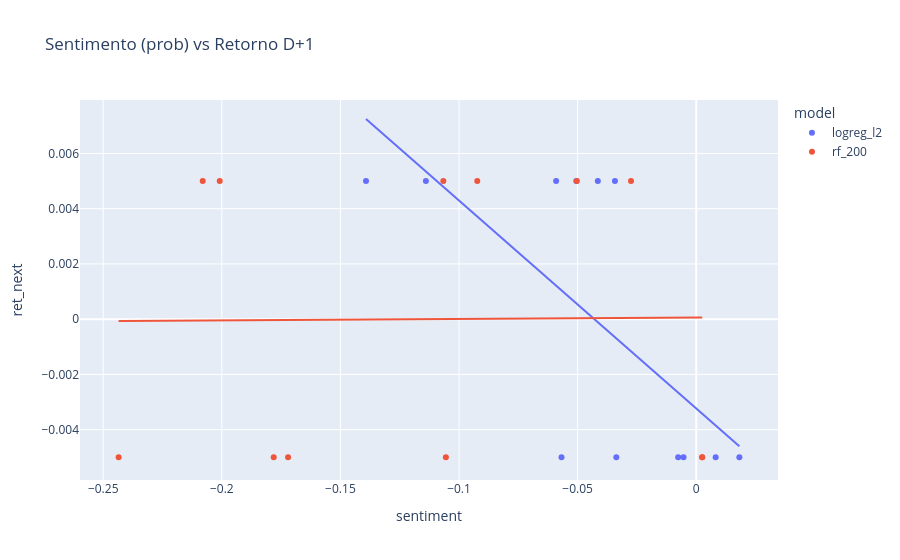
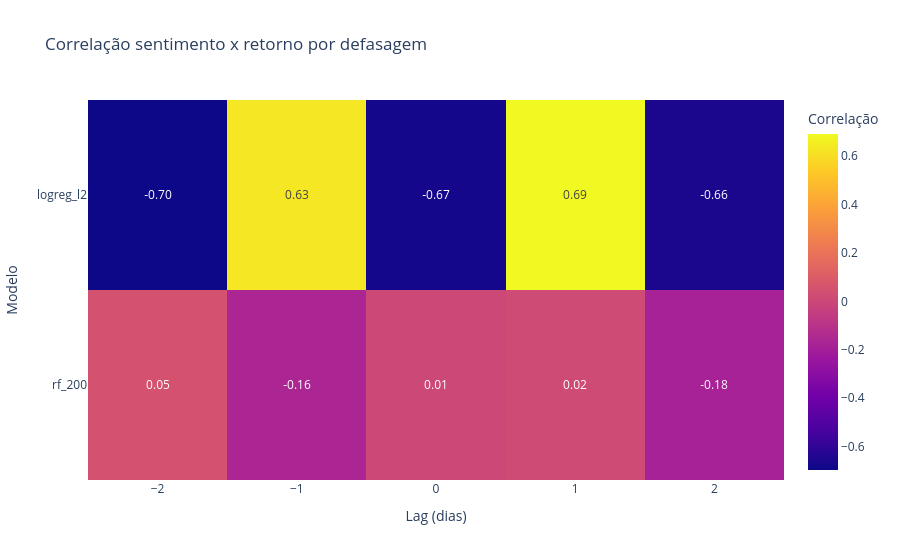
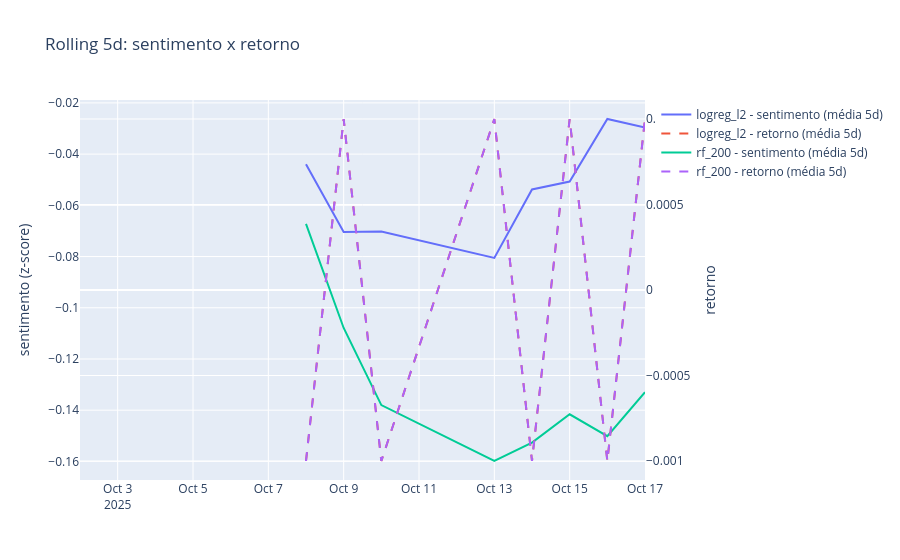

Notebook cell for these charts, in order:
### Code cell
# 6. Séries temporais e gráficos interativos
plots = {}

scatter_fig = px.scatter(
    df,
    x="sentiment",
    y="ret_next",
    color="model",
    trendline="ols",
    hover_data={"day": True, "signal_bucket": True},
    title="Sentimento (prob) vs Retorno D+1",
)
plots["scatter"] = scatter_fig
scatter_fig.show()

heatmap_fig = px.imshow(
    lag_pivot,
    labels=dict(x="Lag (dias)", y="Modelo", color="Correlação"),
    title="Correlação sentimento x retorno por defasagem",
    aspect="auto",
    text_auto=".2f",
)
plots["heatmap"] = heatmap_fig
heatmap_fig.show()

rolling_fig = go.Figure()
for model_name, sub in df.groupby("model"):
    ordered = sub.sort_values("day")
    ordered["sentiment_roll"] = ordered["sentiment"].rolling(5).mean()
    ordered["ret_roll"] = ordered["ret_next"].rolling(5).mean()
    rolling_fig.add_trace(
        go.Scatter(
            x=ordered["day"],
            y=ordered["sentiment_roll"],
            mode="lines",
            name=f"{model_name} - sentimento (média 5d)",
        )
    )
    rolling_fig.add_trace(
        go.Scatter(
            x=ordered["day"],
            y=ordered["ret_roll"],
            mode="lines",
            name=f"{model_name} - retorno (média 5d)",
            line=dict(dash="dash"),
            yaxis="y2",
        )
    )
rolling_fig.update_layout(
    title="Rolling 5d: sentimento x retorno",
    yaxis=dict(title="sentimento (z-score)"),
    yaxis2=dict(title="retorno", overlaying="y", side="right"),
)
plots["rolling"] = rolling_fig
rolling_fig.show()

### Figure 1 — Plotly figure (JSON) as saved in the notebook; plotly's stock layout.template omitted (floating-point values rounded to 4 significant figures)
{"data": [{"customdata": [["2025-10-02T00:00:00", "positivo"], ["2025-10-03T00:00:00", "neutro"], ["2025-10-06T00:00:00", "positivo"], ["2025-10-07T00:00:00", "negativo"], ["2025-10-08T00:00:00", "neutro"], ["2025-10-09T00:00:00", "negativo"], ["2025-10-10T00:00:00", "positivo"], ["2025-10-13T00:00:00", "neutro"], ["2025-10-14T00:00:00", "positivo"], ["2025-10-15T00:00:00", "neutro"], ["2025-10-16T00:00:00", "positivo"], ["2025-10-17T00:00:00", "neutro"]], "hovertemplate": "model=logreg_l2<br>sentiment=%{x}<br>ret_next=%{y}<br>day=%{customdata[0]}<br>signal_bucket=%{customdata[1]}<extra></extra>", "legendgroup": "logreg_l2", "marker": {"color": "#636efa", "symbol": "circle"}, "mode": "markers", "name": "logreg_l2", "orientation": "v", "showlegend": true, "type": "scatter", "x": [0.01817, -0.03428, -0.007619, -0.1392, -0.0568, -0.114, -0.03369, -0.05907, -0.00536, -0.04149, 0.008183, -0.05057], "xaxis": "x", "y": [-0.005, 0.005, -0.005, 0.005, -0.005, 0.005, -0.005, 0.005, -0.005, 0.005, -0.005, 0.005], "yaxis": "y"}, {"hovertemplate": "<b>OLS trendline</b><br>ret_next = -0.0753212 * sentiment + -0.00323704<br>R<sup>2</sup>=0.453780<br><br>model=logreg_l2<br>sentiment=%{x}<br>ret_next=%{y} <b>(trend)</b><extra></extra>", "legendgroup": "logreg_l2", "marker": {"color": "#636efa", "symbol": "circle"}, "mode": "lines", "name": "logreg_l2", "showlegend": false, "type": "scatter", "x": [-0.1392, -0.114, -0.05907, -0.0568, -0.05057, -0.04149, -0.03428, -0.03369, -0.007619, -0.00536, 0.008183, 0.01817], "xaxis": "x", "y": [0.007249, 0.005347, 0.001213, 0.001041, 0.000572, -0.0001121, -0.0006553, -0.0006991, -0.002663, -0.002833, -0.003853, -0.004606], "yaxis": "y"}, {"customdata": [["2025-10-02T00:00:00", "positivo"], ["2025-10-03T00:00:00", "positivo"], ["2025-10-06T00:00:00", "positivo"], ["2025-10-07T00:00:00", "negativo"], ["2025-10-08T00:00:00", "neutro"], ["2025-10-09T00:00:00", "negativo"], ["2025-10-10T00:00:00", "negativo"], ["2025-10-13T00:00:00", "negativo"], ["2025-10-14T00:00:00", "negativo"], ["2025-10-15T00:00:00", "neutro"], ["2025-10-16T00:00:00", "negativo"], ["2025-10-17T00:00:00", "neutro"]], "hovertemplate": "model=rf_200<br>sentiment=%{x}<br>ret_next=%{y}<br>day=%{customdata[0]}<br>signal_bucket=%{customdata[1]}<extra></extra>", "legendgroup": "rf_200", "marker": {"color": "#EF553B", "symbol": "circle"}, "mode": "markers", "name": "rf_200", "orientation": "v", "showlegend": true, "type": "scatter", "x": [0.0025, -0.0275, 0.0025, -0.208, -0.1055, -0.2009, -0.1781, -0.1066, -0.1721, -0.05035, -0.2435, -0.09231], "xaxis": "x", "y": [-0.005, 0.005, -0.005, 0.005, -0.005, 0.005, -0.005, 0.005, -0.005, 0.005, -0.005, 0.005], "yaxis": "y"}, {"hovertemplate": "<b>OLS trendline</b><br>ret_next = 0.000533603 * sentiment + 6.1361e-05<br>R<sup>2</sup>=0.000076<br><br>model=rf_200<br>sentiment=%{x}<br>ret_next=%{y} <b>(trend)</b><extra></extra>", "legendgroup": "rf_200", "marker": {"color": "#EF553B", "symbol": "circle"}, "mode": "lines", "name": "rf_200", "showlegend": false, "type": "scatter", "x": [-0.2435, -0.208, -0.2009, -0.1781, -0.1721, -0.1066, -0.1055, -0.09231, -0.05035, -0.0275, 0.0025, 0.0025], "xaxis": "x", "y": [-6.856e-05, -4.965e-05, -4.583e-05, -3.369e-05, -3.045e-05, 4.469e-06, 5.04e-06, 1.211e-05, 3.45e-05, 4.669e-05, 6.27e-05, 6.27e-05], "yaxis": "y"}], "layout": {"legend": {"title": {"text": "model"}, "tracegroupgap": 0}, "title": {"text": "Sentimento (prob) vs Retorno D+1"}, "xaxis": {"anchor": "y", "domain": [0.0, 1.0], "title": {"text": "sentiment"}}, "yaxis": {"anchor": "x", "domain": [0.0, 1.0], "title": {"text": "ret_next"}}}}

### Figure 2 — Plotly figure (JSON) as saved in the notebook; plotly's stock layout.template omitted (floating-point values rounded to 4 significant figures)
{"data": [{"coloraxis": "coloraxis", "hovertemplate": "Lag (dias): %{x}<br>Modelo: %{y}<br>Correlação: %{z}<extra></extra>", "name": "0", "texttemplate": "%{z:.2f}", "type": "heatmap", "x": [-2, -1, 0, 1, 2], "xaxis": "x", "y": ["logreg_l2", "rf_200"], "yaxis": "y", "z": [[-0.6964, 0.6324, -0.6736, 0.6912, -0.6585], [0.05231, -0.1625, 0.008709, 0.01744, -0.1815]]}], "layout": {"coloraxis": {"colorbar": {"title": {"text": "Correlação"}}, "colorscale": [[0.0, "#0d0887"], [0.1111, "#46039f"], [0.2222, "#7201a8"], [0.3333, "#9c179e"], [0.4444, "#bd3786"], [0.5556, "#d8576b"], [0.6667, "#ed7953"], [0.7778, "#fb9f3a"], [0.8889, "#fdca26"], [1.0, "#f0f921"]]}, "title": {"text": "Correlação sentimento x retorno por defasagem"}, "xaxis": {"anchor": "y", "domain": [0.0, 1.0], "title": {"text": "Lag (dias)"}}, "yaxis": {"anchor": "x", "autorange": "reversed", "domain": [0.0, 1.0], "title": {"text": "Modelo"}}}}

### Figure 3 — Plotly figure (JSON) as saved in the notebook; plotly's stock layout.template omitted (floating-point values rounded to 4 significant figures)
{"data": [{"mode": "lines", "name": "logreg_l2 - sentimento (média 5d)", "type": "scatter", "x": ["2025-10-02T00:00:00", "2025-10-03T00:00:00", "2025-10-06T00:00:00", "2025-10-07T00:00:00", "2025-10-08T00:00:00", "2025-10-09T00:00:00", "2025-10-10T00:00:00", "2025-10-13T00:00:00", "2025-10-14T00:00:00", "2025-10-15T00:00:00", "2025-10-16T00:00:00", "2025-10-17T00:00:00"], "y": [NaN, NaN, NaN, NaN, -0.04395, -0.07038, -0.07026, -0.08055, -0.05378, -0.05072, -0.02629, -0.02966]}, {"line": {"dash": "dash"}, "mode": "lines", "name": "logreg_l2 - retorno (média 5d)", "type": "scatter", "x": ["2025-10-02T00:00:00", "2025-10-03T00:00:00", "2025-10-06T00:00:00", "2025-10-07T00:00:00", "2025-10-08T00:00:00", "2025-10-09T00:00:00", "2025-10-10T00:00:00", "2025-10-13T00:00:00", "2025-10-14T00:00:00", "2025-10-15T00:00:00", "2025-10-16T00:00:00", "2025-10-17T00:00:00"], "y": [NaN, NaN, NaN, NaN, -0.001, 0.001, -0.001, 0.001, -0.001, 0.001, -0.001, 0.001], "yaxis": "y2"}, {"mode": "lines", "name": "rf_200 - sentimento (média 5d)", "type": "scatter", "x": ["2025-10-02T00:00:00", "2025-10-03T00:00:00", "2025-10-06T00:00:00", "2025-10-07T00:00:00", "2025-10-08T00:00:00", "2025-10-09T00:00:00", "2025-10-10T00:00:00", "2025-10-13T00:00:00", "2025-10-14T00:00:00", "2025-10-15T00:00:00", "2025-10-16T00:00:00", "2025-10-17T00:00:00"], "y": [NaN, NaN, NaN, NaN, -0.06722, -0.1079, -0.138, -0.1598, -0.1526, -0.1416, -0.1501, -0.133]}, {"line": {"dash": "dash"}, "mode": "lines", "name": "rf_200 - retorno (média 5d)", "type": "scatter", "x": ["2025-10-02T00:00:00", "2025-10-03T00:00:00", "2025-10-06T00:00:00", "2025-10-07T00:00:00", "2025-10-08T00:00:00", "2025-10-09T00:00:00", "2025-10-10T00:00:00", "2025-10-13T00:00:00", "2025-10-14T00:00:00", "2025-10-15T00:00:00", "2025-10-16T00:00:00", "2025-10-17T00:00:00"], "y": [NaN, NaN, NaN, NaN, -0.001, 0.001, -0.001, 0.001, -0.001, 0.001, -0.001, 0.001], "yaxis": "y2"}], "layout": {"title": {"text": "Rolling 5d: sentimento x retorno"}, "yaxis": {"title": {"text": "sentimento (z-score)"}}, "yaxis2": {"overlaying": "y", "side": "right", "title": {"text": "retorno"}}}}
